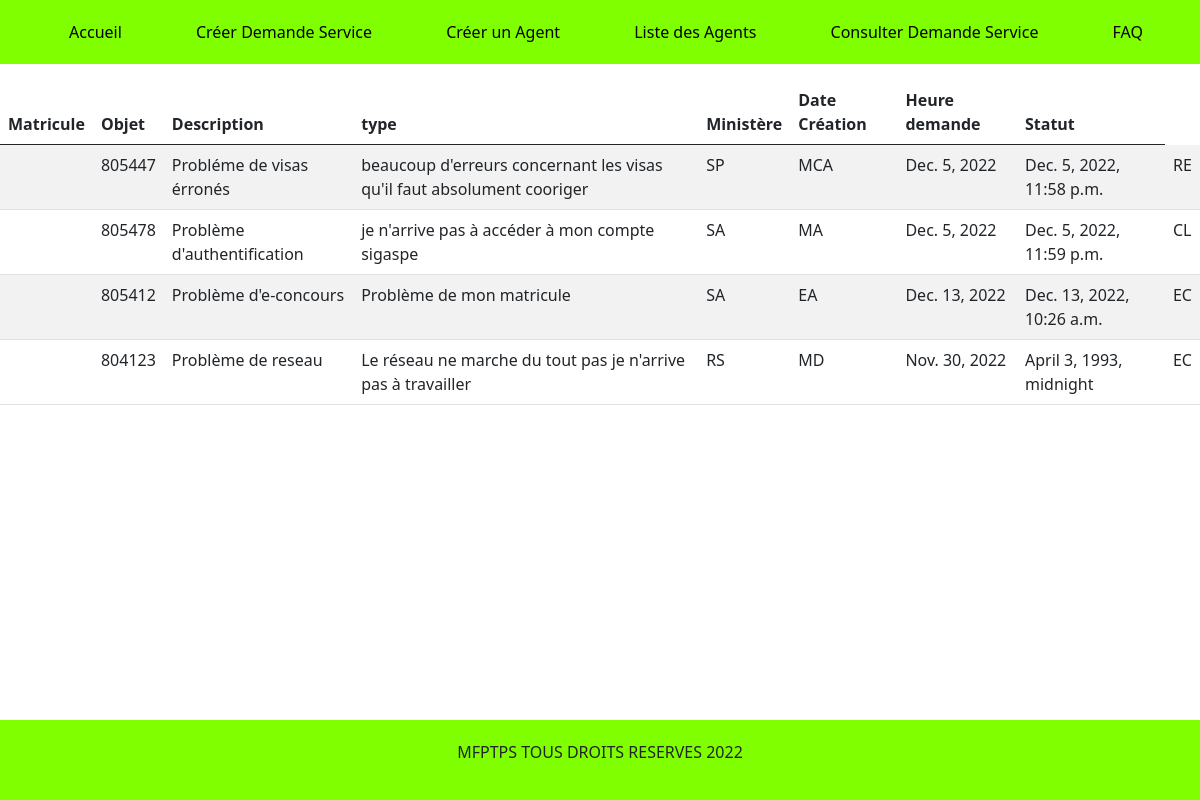
The app's page /demandeDetail/, older data.
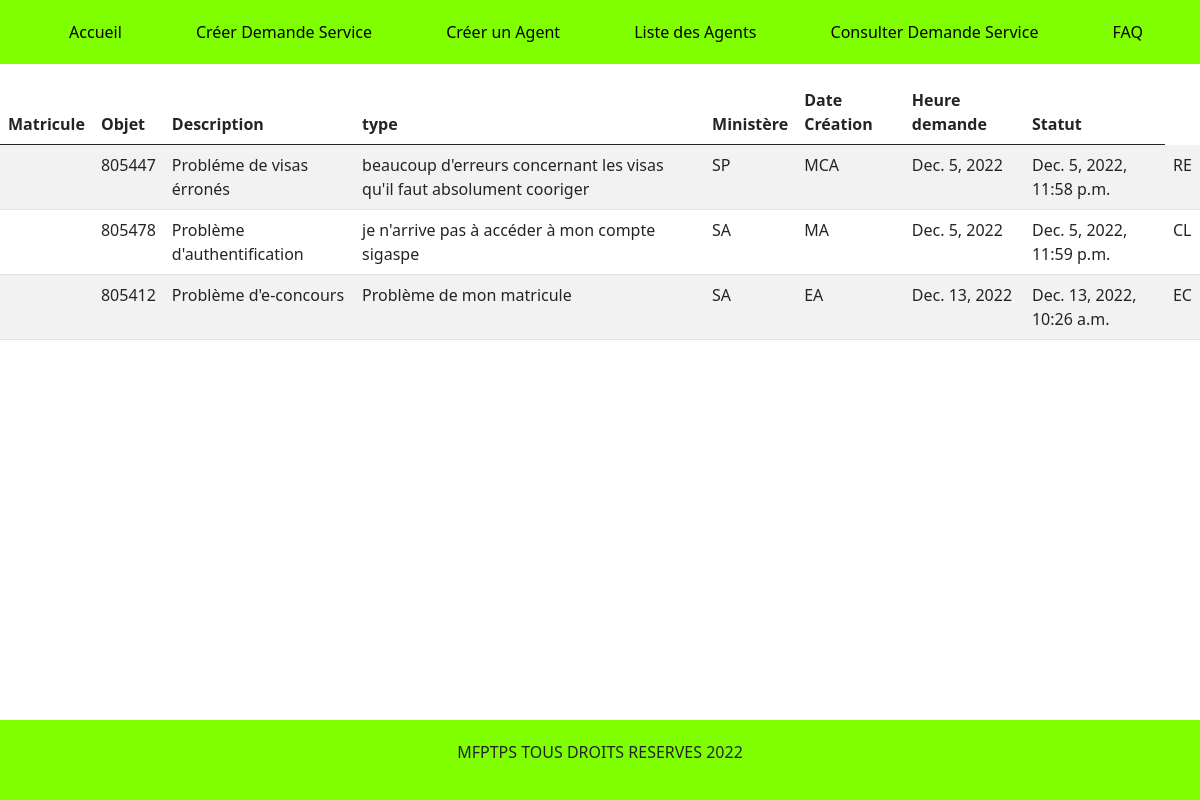
The same page, newer data.
### gestion/models.py (models this page shows)
class demande(models.Model):
    matricule=models.IntegerField()
    objet =models.fields.CharField(max_length=260)
    description=models.CharField(max_length=1000)
    Type=models.CharField(max_length=20)
    ministere=models.CharField(max_length=20)
    dateCreation=models.DateField()
    heureDemande=models.DateTimeField()
    statut=models.CharField(max_length=20)
    class Types(models.TextChoices):
        Maintenance = 'MAI'
        Reseau = 'RS'
        SIGASPE = 'SP'
        ALIAS = 'AS'
        SADINA = 'SA'
        PRISKA = 'PK'
        DIAN = 'DN'
        SITA = 'ST'
    Type=models.CharField(choices=Types.choices,max_length=5)
    class Ministere(models.TextChoices):
        MFPTPS = 'MF'
        MENA = 'MN'
        MUAFH = 'MU'
        MJDH = 'MJ'
        MAF = 'MA'
        MSHPB = 'MS'
        MEFP = 'ME'
        MTMUSRS='MTM'
        MATD='MD'
        MEA='EA'
        MCCAT='MCA'
        MESRI='MSI'
        MSAJ='JAS'
        MMC='CM'
        MEMC='MCE'
        MDICA='CAI'
    ministere=models.CharField(choices=Ministere.choices,max_length=5)
    class Statut(models.TextChoices):
        EnCours = 'EC'
        Regle = 'RE'
        Clos = 'CL'
        Nouveau = 'NV'
    statut=models.CharField(choices=Statut.choices,max_length=5)

### gestion/views.py (the view)
# urls.py: path('demandeDetail/',views.demande_detail,name='det'),
def demande_detail(request):
    Demande=demande.objects.all()
    return render(request,'ticket.html',{'Demande':Demande})

### gestion/templates/ticket.html
{% extends 'base.html' %}
{% block content %}
<table class="table table-striped">
    <thead>
      <tr>
        <th scope="col">Matricule</th>
        <th scope="col">Objet</th>
        <th scope="col">Description</th>
        <th scope="col">type</th>
        <th scope="col">Ministère</th>
        <th scope="col">Date Création</th>
        <th scope="col">Heure demande</th>
        <th scope="col">Statut</th>
      </tr>
    </thead>
    <tbody>
      {% for tic in Demande %}
      <tr>
        <th scope="col"></th>
        <td>{{tic.matricule}}</td>
        <td>{{tic.objet}}</td>
        <td>{{tic.description}}</td>
        <td>{{tic.Type}}</td>
        <td>{{tic.ministere}}</td>
        <td>{{tic.dateCreation}} </td>
        <td>{{tic.heureDemande}}</td>
        <td>{{tic.statut}} </td>
      </tr>
      {% endfor %}
    </tbody>
  </table>
  {% include 'footer.html' %}
{% endblock %}

Row changes from the older to the newer data that the page shows:
removed demande: matricule "804123", objet "Problème de reseau", description "Le réseau ne marche du tout pas je n'arrive pas à travailler", Type "RS", ministere "MD", dateCreation "Nov. 30, 2022", heureDemande "April 3, 1993, midnight", statut "EC"
